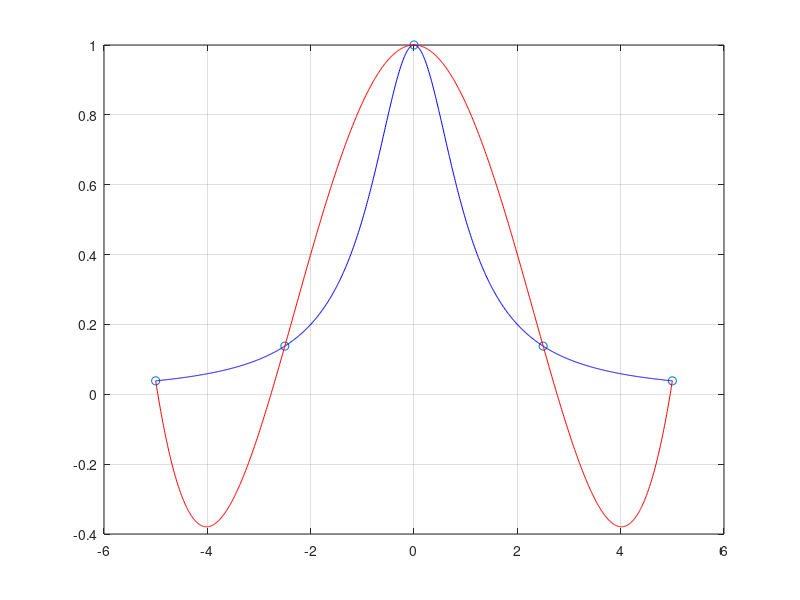
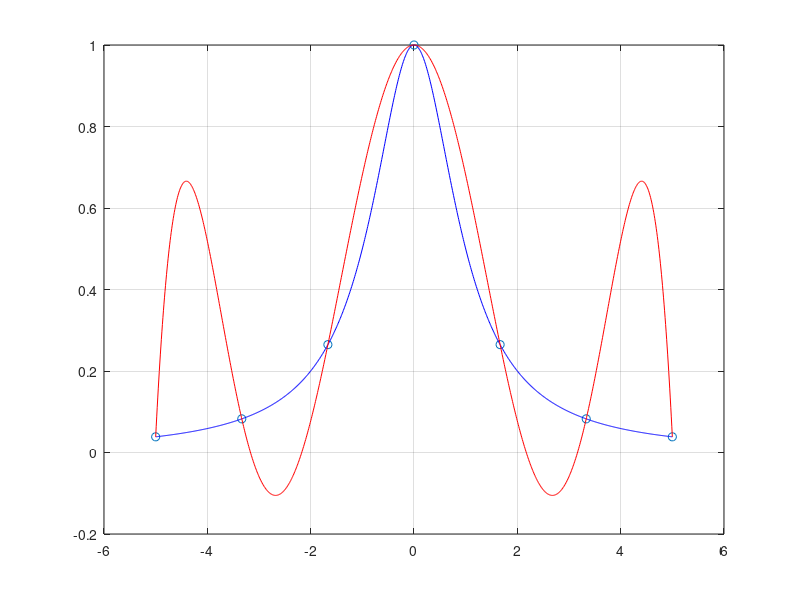
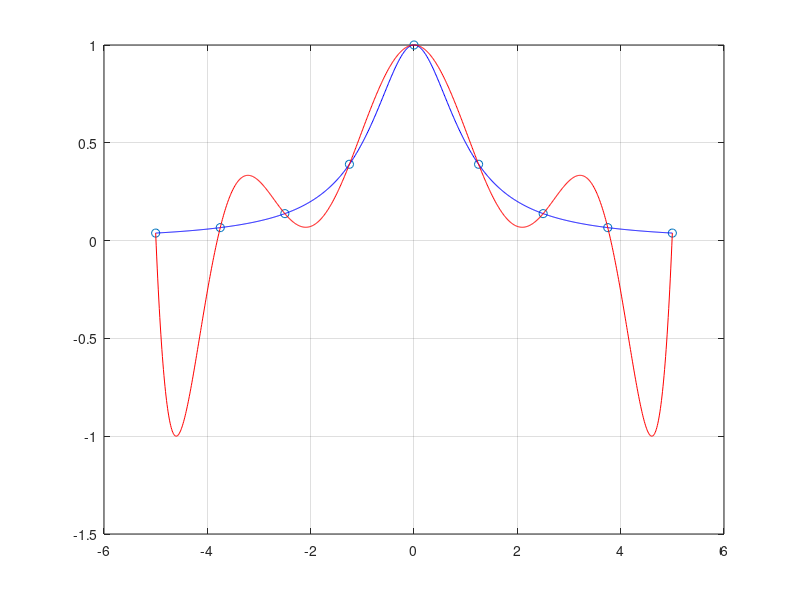
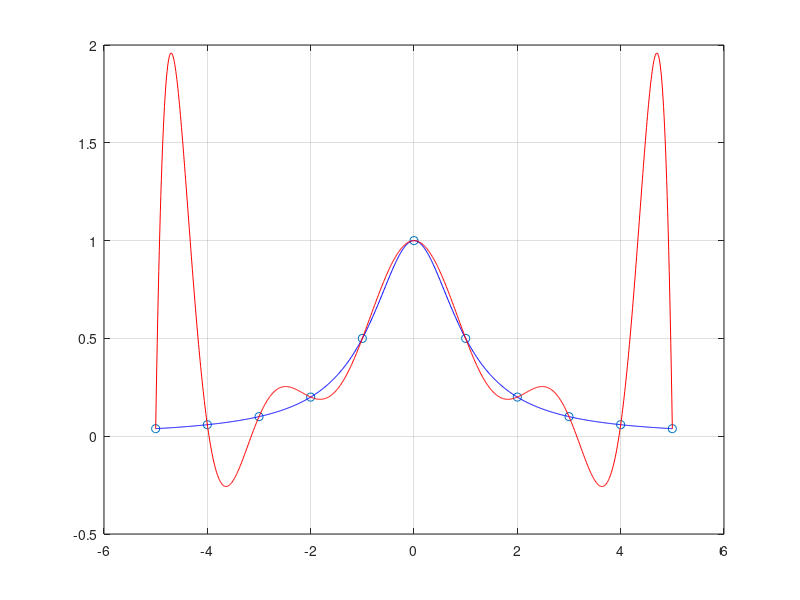

Source code (MATLAB) for these figures, in order:
% Esercizio 03

% Dati [parte 1]
% f = @(x) ((x.^2 - 5*x + 6).*log(x))./x;
% x = [1 4];

% Richieste [parte 1]
% for i = 5:5:20
%     xs = linspace(min(x), max(x), i+1);
%     ys = f(xs);
%     p = polyfit(xs,ys,i);
% 
%     figure(i)
% %     plot(xs,ys,"o")
%     hold on
% 
%     x = linspace(min(x), max(x), 1000);
%     yf = f(x);
%     plot(x,yf,"b")
% 
%     yp = polyval(p,x);
%     plot(x,yp,"r")
%     grid on
% 
%     max(abs(yf - yp))
% end

% Dati [parte 2]
f = @(x) 1./(1 + x.^2);
x = [-5 5];

% Richieste [parte 2]
for i = 4:2:16
    xs = linspace(min(x), max(x), i+1);
    ys = f(xs);
    p = polyfit(xs,ys,i);

    figure(i)
    plot(xs,ys,"o")
    hold on

    x = linspace(min(x), max(x), 1000);
    yf = f(x);
    plot(x,yf,"b")

    yp = polyval(p,x);
    plot(x,yp,"r")
    grid on

    max(abs(yf - yp))
end
